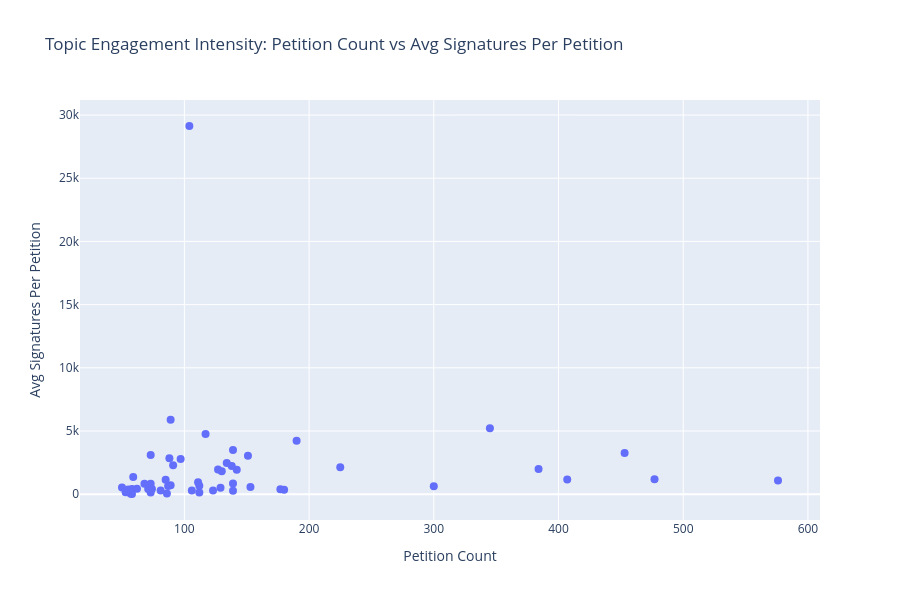

Notebook source saved alongside this figure:
### Markdown cell above
Most topics sit in a tight cluster in the bottom left with low petition counts and low total signatures. A handful break out. Immigration and animals have both high petition counts and high signature totals. Digital ID (topic 28) is a weird one: only 104 petitions but nearly 3 million signatures, almost double the next highest topic. That means a small number of petitions on that issue captured massive public attention. On the other end, topics like honours (topic 46) and school weekends (topic 49) barely register on either metric. Topic 6 (public safety) is interesting because it has 300 petitions but only 186k total signatures, so lots of people raising concerns but not much traction per petition. There seems to be more spread on the petition count axis than on signatures. To check whether the high-sig outlier topics are being driven by individual mega-petitions or broader engagement, and to get a better read on per-petition engagement intensity, I ran a few follow-up checks below.

### Code cell
# 1. Median signature count per topic, sorted
median_sigs = df[df['topic'] != -1].groupby('topic')['signature_count'].median().sort_values(ascending=False)
print("=== Median Signature Count Per Topic (top 15 and bottom 15) ===")
print(median_sigs.head(15))
print("\n...")
print(median_sigs.tail(15))

# 2. Sig count distributions, sample of outlier and cluster topics
import random
random.seed(42)
outlier_topics = [0, 1, 2, 3, 4, 5, 6, 7, 8, 28]
cluster_topics = [t for t in df[df['topic'] != -1]['topic'].unique() if t not in outlier_topics]
sample_cluster = random.sample(cluster_topics, 5)
sample_topics = outlier_topics[:5] + sample_cluster  # 5 outliers + 5 cluster

fig, axes = plt.subplots(2, 5, figsize=(20, 8), sharey=False)
for ax, t in zip(axes.flatten(), sample_topics):
    subset = df[df['topic'] == t]['signature_count']
    ax.hist(subset, bins=30, color='steelblue', edgecolor='white')
    ax.set_title(f"Topic {t} (n={len(subset)})", fontsize=10)
    ax.set_xlabel('Signatures')
    ax.set_yscale('log')
plt.suptitle('Signature Distributions: Outlier Topics (top) vs Cluster Topics (bottom)', fontsize=13)
plt.tight_layout()
plt.show()

# 3. Digital ID deep dive
t28 = df[df['topic'] == 28].sort_values('signature_count', ascending=False)
print("\n=== Topic 28 (Digital ID) — Top 10 petitions by signature count ===")
for _, row in t28.head(10).iterrows():
    print(f"[{row['state']}, {row['signature_count']:,} sigs] {row['action'][:120]}")
print(f"\nTotal sigs: {t28['signature_count'].sum():,}")
print(f"Top petition's share: {t28['signature_count'].iloc[0] / t28['signature_count'].sum():.1%}")

# 4. Engagement intensity scatter, avg sigs per petition per topic
topic_stats['avg_sigs'] = topic_stats['total_sigs'] / topic_stats['petition_count']

fig = px.scatter(
    topic_stats, x='petition_count', y='avg_sigs',
    hover_name='Name', hover_data=['topic', 'petition_count', 'total_sigs', 'avg_sigs'],
    labels={'petition_count': 'Petition Count', 'avg_sigs': 'Avg Signatures Per Petition'},
    title='Topic Engagement Intensity: Petition Count vs Avg Signatures Per Petition'
)
fig.update_traces(marker=dict(size=8))
fig.update_layout(width=900, height=600)
fig.show()

### Figure 1 — Plotly figure (JSON) as saved in the notebook; plotly's stock layout.template omitted (floating-point values rounded to 4 significant figures)
{"data": [{"customdata": [[0, 627715], [1, 567374], [2, 1475447], [3, 468778], [4, 765538], [5, 1796769], [6, 186399], [7, 479461], [8, 803314], [9, 62061], [10, 70506], [11, 87379], [12, 458161], [13, 275017], [14, 37264], [15, 117857], [16, 485432], [17, 307485], [18, 329981], [19, 235272], [20, 65550], [21, 248591], [22, 34740], [23, 557536], [24, 15671], [25, 74868], [26, 104584], [27, 29736], [28, 3029931], [29, 270812], [30, 208976], [31, 63317], [32, 523761], [33, 249707], [34, 56819], [35, 4884], [36, 97277], [37, 23821], [38, 30637], [39, 9664], [40, 59804], [41, 226386], [42, 28741], [43, 55449], [44, 26378], [45, 80663], [46, 736], [47, 23820], [48, 20187], [49, 1353], [50, 20249], [51, 8621], [52, 7594], [53, 26563]], "hovertemplate": "<b>%{hovertext}</b><br><br>Petition Count=%{x}<br>Avg Signatures Per Petition=%{y}<br>topic=%{customdata[0]}<br>total_sigs=%{customdata[1]}<extra></extra>", "hovertext": ["0_housing_water_energy_homes", "1_abuse_victims_domestic_child", "2_dogs_animal_animals_dog", "3_election_general election_general_confidence", "4_ilr_visa_skilled_route", "5_illegal_asylum_immigrants_immigration", "6_food_plastic_products_meals", "7_animals_sale_displays_pets", "8_social media_media_online_content", "9_gangs_grooming_inquiry_grooming gangs", "10_speed_road_cyclists_roads", "11_pip_disabled_disabled people_disability", "12_tax_income_wealth_allowance", "13_elections_local_local elections_london", "14_ukraine_military_war_russia", "15_bus_travel_train_transport", "16_trans_gender_transgender_sex", "17_schools_send_school_sen", "18_patients_nhs_prescriptions_treatment", "19_knife_spray_pepper_knives", "20_mps_expenses_fuel_heating", "21_holidays_holiday_school_parents", "22_mps_politicians_elected_office", "23_pension_state pension_pensioners_pensions", "24_flag_bank_bank holiday_holiday", "25_nhs_patients_hospital_care", "26_bbc_tv_licence_tv licence", "27_ai_artificial_intelligence_use ai", "28_id_digital_digital id_cards", "29_eu_brexit_rejoin_union", "30_women_fertility_womens_ivf", "31_vehicles_vehicle_ev_cars", "32_gaza_israel_humanitarian_aid", "33_speech_hate_free speech_freedom", "34_football_fans_sports_league", "35_gcse_students_exams_curriculum", "36_veterans_armed_forces_armed forces", "37_student_loans_loan_student loans", "38_test_driving_driving test_tests", "39_jury_trial_trials_justice", "40_mental health_mental_health services_crisis", "41_cash_customers_businesses_payment", "42_cannabis_legalise_drug_medical", "43_manifesto_promises_manifestos_election", "44_child maintenance_maintenance_child_parents", "45_pubs_hospitality_vat_business rates", "46_god_king_honours_rob", "47_parking_fines_private_park", "48_road_roads_potholes_repair", "49_school_weekend_week_days", "50_uniform_school_uniforms_students", "51_16_voting age_voting_olds", "52_insurance_car insurance_car_drivers", "53_police_security_crime_retail"], "legendgroup": "", "marker": {"color": "#636efa", "size": 8, "symbol": "circle"}, "mode": "markers", "name": "", "orientation": "v", "showlegend": false, "type": "scatter", "x": [576, 477, 453, 407, 384, 345, 300, 225, 190, 180, 177, 153, 151, 142, 139, 139, 139, 138, 134, 130, 129, 127, 123, 117, 112, 112, 111, 106, 104, 97, 91, 89, 89, 88, 87, 86, 85, 81, 74, 73, 73, 73, 71, 68, 62, 59, 58, 58, 58, 57, 55, 53, 53, 50], "xaxis": "x", "y": [1090.0, 1189.0, 3257.0, 1152.0, 1994.0, 5208.0, 621.3, 2131.0, 4228.0, 344.8, 398.3, 571.1, 3034.0, 1937.0, 268.1, 847.9, 3492.0, 2228.0, 2463.0, 1810.0, 508.1, 1957.0, 282.4, 4765.0, 139.9, 668.5, 942.2, 280.5, 29130.0, 2792.0, 2296.0, 711.4, 5885.0, 2838.0, 653.1, 56.79, 1144.0, 294.1, 414.0, 132.4, 819.2, 3101.0, 404.8, 815.4, 425.5, 1367.0, 12.69, 410.7, 348.1, 23.74, 368.2, 162.7, 143.3, 531.3], "yaxis": "y"}], "layout": {"height": 600, "legend": {"tracegroupgap": 0}, "title": {"text": "Topic Engagement Intensity: Petition Count vs Avg Signatures Per Petition"}, "width": 900, "xaxis": {"anchor": "y", "domain": [0, 1], "title": {"text": "Petition Count"}}, "yaxis": {"anchor": "x", "domain": [0, 1], "title": {"text": "Avg Signatures Per Petition"}}}}
